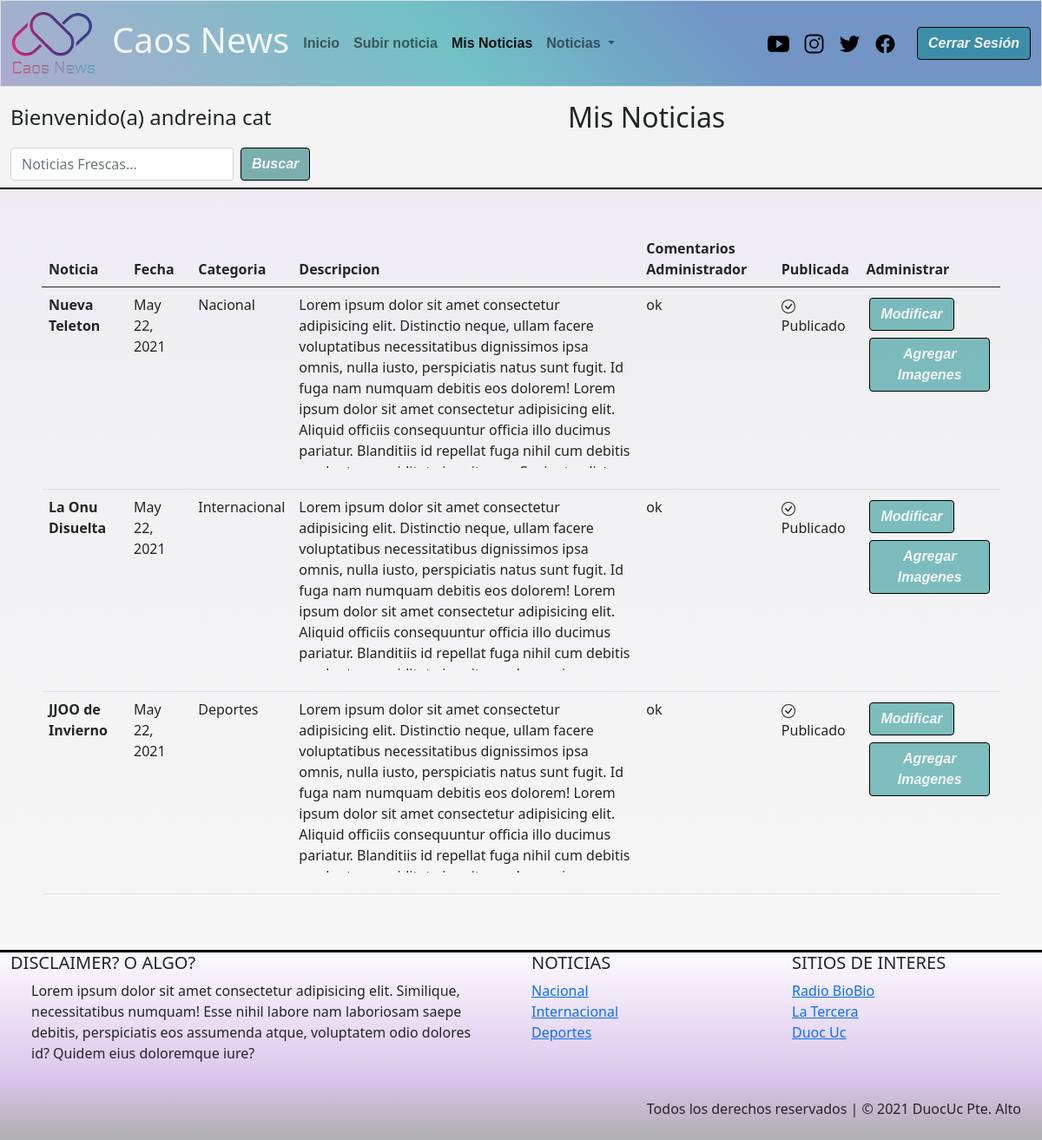
Before: /mis_noticias/ (signed in) with the older database file.
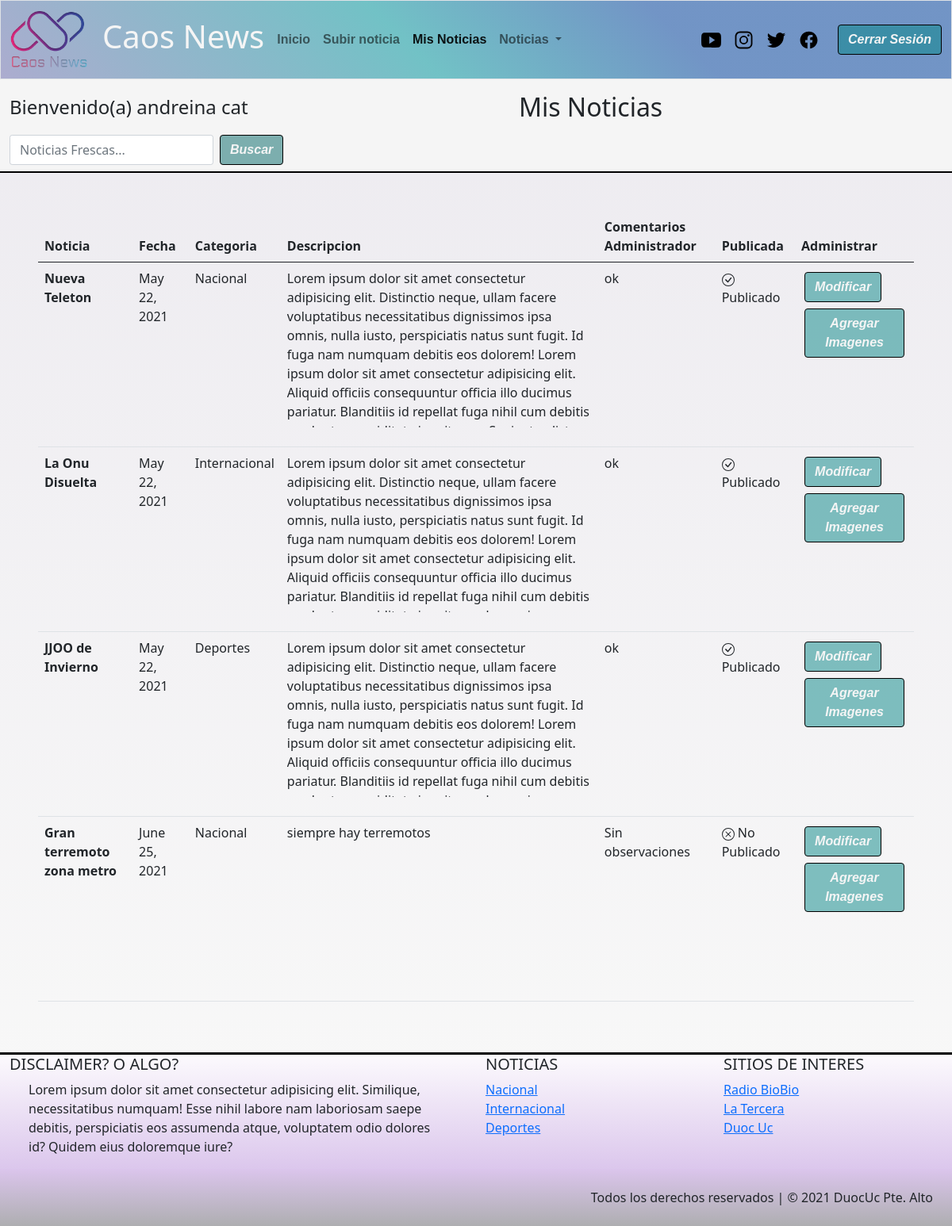
After: the same page with the newer database file.
### caos_news/models.py (models this page shows, shortened)
class Noticia(models.Model):
    nombre_not = models.CharField(primary_key= True, max_length=50)
    fecha_not = models.DateField(default=datetime.date.today)
    redac =  models.TextField()
    img_not = models.ImageField(upload_to='noticias',null=True)
    publicar = models.BooleanField(default=False)
    comentario = models.TextField(null=True,default='Sin observaciones')
    autor = models.ForeignKey(User,null=True, on_delete=models.CASCADE)
    categoria = models.ForeignKey(Categoria, on_delete=models.CASCADE)

class Categoria(models.Model):
    cod_catg = models.IntegerField(primary_key=True)
    nombre_catg = models.CharField(max_length=50)
    def __str__(self):
        return self.nombre_catg

### caos_news/views.py (the view)
# urls.py: path('mis_noticias/',mis_news,name='mis_notis'),
@login_required(login_url='/Ingresar/')
def mis_news(request):
    user = User.objects.get(username=request.user.username)
    categoria = Categoria.objects.all()
    noti_all = Noticia.objects.filter(autor=user)
    contexto = {"categorias":categoria,"noticias":noti_all}
    return render(request,"mis_notis.html",contexto)

### caos_news/templates/mis_notis.html (shortened to what this page needs)
{% extends "base.html" %}
{% load static %}
{% block link_activos %}
<ul class="navbar-nav me-auto mb-2 mb-lg-0">
    <li class="nav-item">
        <a class="nav-link" aria-current="page" href="{% url 'index'%}">Inicio</a>
    </li>
    {% if user.is_authenticated %}
    <li class="nav-item ">
        <a class="nav-link " href="{% url 'enviar_n' %}">Subir noticia</a>
    </li>
    <li class="nav-item">
        <a class="nav-link active" href="{% url 'mis_notis' %}">Mis Noticias</a>
    </li>
    {% endif %}
    <li class="nav-item dropdown">
        <a class="nav-link dropdown-toggle" href="#" id="navbarDropdown" role="button" data-bs-toggle="dropdown"
            aria-expanded="false">
            Noticias
        </a>
    </li>
    {% endblock link_activos %}
    {% block contenido %}
    <main>
        <nav class="navbar sticky-top" id="barra-busqueda">
            <div class="container-fluid ">
                <span class="navbar-text">
                    {% if user.is_authenticated %}
                    <h4> Bienvenido(a) {{user.first_name}} {{user.last_name}} </h4>
                    {% else %}
                    <h4>Noticas Frescas</h4>
                    {% endif %}
                </span>
                <span class="navbar-text" style="margin-right: 30%; text-align: center;">
                    <h2>Mis Noticias</h2>
                </span>
                <form class="d-flex" method="POST" action="{% url 'filter_d'%}">
                    <input class="form-control me-2" type="search" placeholder="Noticias Frescas..." name="txtbusqueda" aria-label="Search">
                    <button id="boton" class="btn btn-outline" type="submit">Buscar</button>
                </form>
            </div>
        </nav>
        <section class="container-fluid p-5 table-responsive">
            <table class="table table-secundary table-hover">
                <thead>
                    <tr>
                        <th scope="col">Noticia</th>
                        <th scope="col">Fecha</th>
                        <th scope="col">Categoria</th>
                        <th scope="col">Descripcion</th>
                        <th scope="col">Comentarios Administrador</th>
                        <th scope="col">Publicada</th>
                        <th scope="col">Administrar</th>
                    </tr>
                </thead>
                <tbody>
                    {% for x in noticias %}
                    <tr>
                        <th scope="row">{{x.nombre_not}}</th>
                        <td>{{x.fecha_not}}</td>
                        <td>{{x.categoria}}</td>
                        <td class="" style="width: 400px;">
                               <p style="overflow: auto; height: 200px;">{{x.redac}}</p>
                        </td>
                        <td>{{x.comentario}}</td>
                        <td>{% if x.publicar %}
                            <div class="mb-3">
                                Publicado
                            </div>
                            {% else %}
                            <div class="mb-3">
                                No Publicado
                            </div>
                            {% endif %}
                        </td>
                        <td>
                            <button id="boton" type="button" class="btn btn-outline m-1"
                                onclick="modificar('{{x.nombre_not}}')">Modificar</button>
                            <button id="boton" type="button" class="btn btn-outline m-1" onclick="gale('{{x.nombre_not}}')"
                                data-bs-toggle="modal" data-bs-target="#gale_modal">Agregar Imagenes</button>
                        </td>
                    </tr>
                    {% endfor %}
                </tbody>
            </table>
        </section>
        {% endblock contenido %}
        {% block categorias %}
        {% for x in categorias %}
        <li><a href="{% url 'categ' x.nombre_catg %}">{{x.nombre_catg}}</a></li>
        {% endfor %}
        {% endblock categorias %}

### caos_news/templates/base.html (shortened to what this page needs)
{% load static %}
<!DOCTYPE html>
<html lang="es">
<head>
    <link href="https://cdn.jsdelivr.net/npm/bootstrap@5.0.0-beta3/dist/css/bootstrap.min.css" rel="stylesheet"
>
    <link rel="stylesheet" href="https://cdnjs.cloudflare.com/ajax/libs/animate.css/4.1.1/animate.min.css">
    <link type="text/css" rel="stylesheet" href="{% static 'css/style.css' %}">
    <link rel="stylesheet" href="{% static 'css/sweetalert2.min.css' %}">
    <link rel="stylesheet" type="text/css" href="{% static 'css/jquery.fancybox.min.css' %}">
</head>
<body>
    <header>
        <nav class="navbar navbar-expand-xl navbar-light border">
            <div class="container-fluid">
                <a class="navbar-brand" href="{% url 'index' %}"><img src="{% static 'img/Logos/logoCaos.png' %}" alt=""
                        width="100"></a>
                <h1 class="me-2">Caos News</h1>
                <div class="collapse navbar-collapse" id="navbarSupportedContent">
                    {% block link_activos %}
                    {% endblock link_activos %}
                    </ul>
                    <ul class="navbar-nav flex-row flex-wrap ms-xl-auto">
                        <li class="nav-item col-6 col-xl-auto">
                            <a class="nav-link active p-2" href="https://www.youtube.com/c/DuocUCvideos/featured"
                                target="_blank" rel="noopener">
                                <img src="{% static 'img/logos/logo-youtube.svg' %}" alt="" width="25">
                            </a>
                        </li>
                        <li class="nav-item col-6 col-xl-auto">
                            <a class="nav-link active p-2 " href="https://www.instagram.com/duocuc_cl/" target="_blank"
                                rel="noopener">
                                <img src="{% static 'img/logos/logo-instagram.svg' %}" alt="" width="25">
                            </a>
                        </li>
                        <li class="nav-item col-6 col-xl-auto">
                            <a class="nav-link active p-2" href="https://twitter.com/DuocUC" target="_blank"
                                rel="noopener">
                                <img src="{% static 'img/logos/logo-twitter.svg' %}" alt="" width="25">
                            </a>
                        </li>
                        <li class="nav-item col-6 col-xl-auto">
                            <a class="nav-link  active p-2" href="https://www.facebook.com/DuocUC/" target="_blank"
                                rel="noopener">
                                <img src="{% static 'img/logos/logo-facebook.svg' %}" alt="" width="25">
                            </a>
                        </li>
                    </ul>
                    <div class="d-grid gap-2 d-md-block my-2 my-xl-0 ms-xl-3">
                        {% if user.is_authenticated %}
                            <button class="btn" id="boton" type="button"><a href="{% url 'cerrar' %}">Cerrar Sesión</a></button>
                        {% else %}
                            <button class="btn" id="boton" type="button"><a href="{% url 'regis' %}">Registrar</a></button>
                            <button class="btn" id="boton" type="button"><a href="{% url 'ingresar'%}">Ingresar</a></button>
                        {% endif %}
                    </div>
                </div>
            </div>
        </nav>
    </header>
        {% block contenido %}
        {% endblock contenido %}
    </main>
    <footer class="text-center text-lg-start" id="foot-link">
        <div class="container-fluid">
            <div class="row">
                <div class="col-lg-6 col-md-12 md-2 mb-md-0">
                    <h5 class="text-uppercase">Disclaimer? o algo?</h5>
                    <div class="container-fluid">
                        <p>Lorem ipsum dolor sit amet consectetur adipisicing elit. Similique, necessitatibus
                            numquam!
                            Esse nihil labore nam laboriosam saepe debitis, perspiciatis eos assumenda atque,
                            voluptatem
                            odio dolores id? Quidem eius doloremque iure?</p>
                    </div>
                </div>
                <div class="col-lg-3 col-md-6 md-4 mb-md-0">
                    <h5 class="text-uppercase">Noticias</h5>
                    <ul class="list-unstyled mb-0">
                        {% block categorias %}
                        {% endblock categorias %}
                    </ul>
                </div>
                <div class="col-lg-3 col-md-6 md-4 mb-md-0 ">
                    <h5 class="text-uppercase">Sitios de Interes</h5>
                    <ul class="list-unstyled mb-0 ">
                        <li><a href="https://www.biobiochile.cl/">Radio BioBio</a></li>
                        <li><a href="https://www.latercera.com/">La Tercera</a></li>
                        <li><a href="https://www.duoc.cl/">Duoc Uc</a></li>
                    </ul>
                </div>
            </div>
        </div>
        <div class="text-end p-4" id="copy-R">
            Todos los derechos reservados | © 2021 DuocUc Pte. Alto
        </div>
    </footer>
</body>
</html>

Changed rows visible on the page:
added Noticia: nombre_not "Gran terremoto zona metro", fecha_not "June 25, 2021", categoria "Nacional", redac "siempre hay terremotos", comentario "Sin observaciones", publicar False (drawn)
